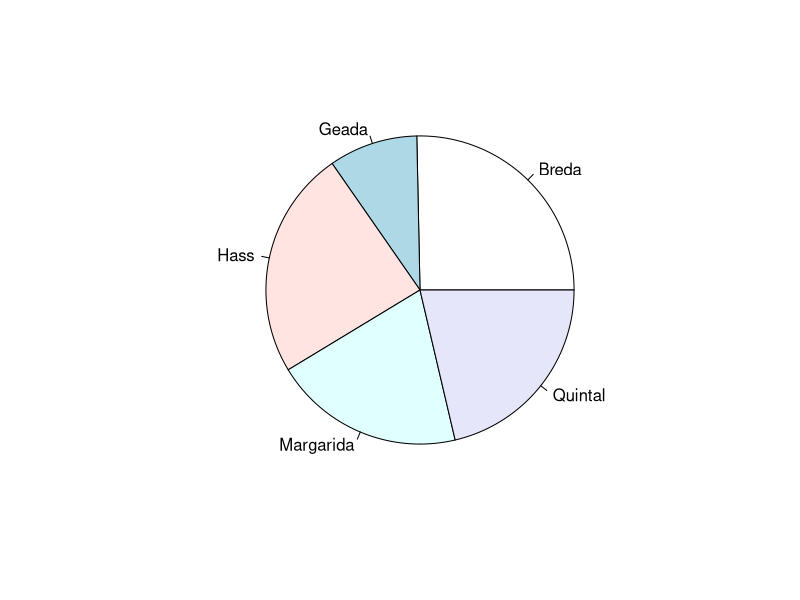
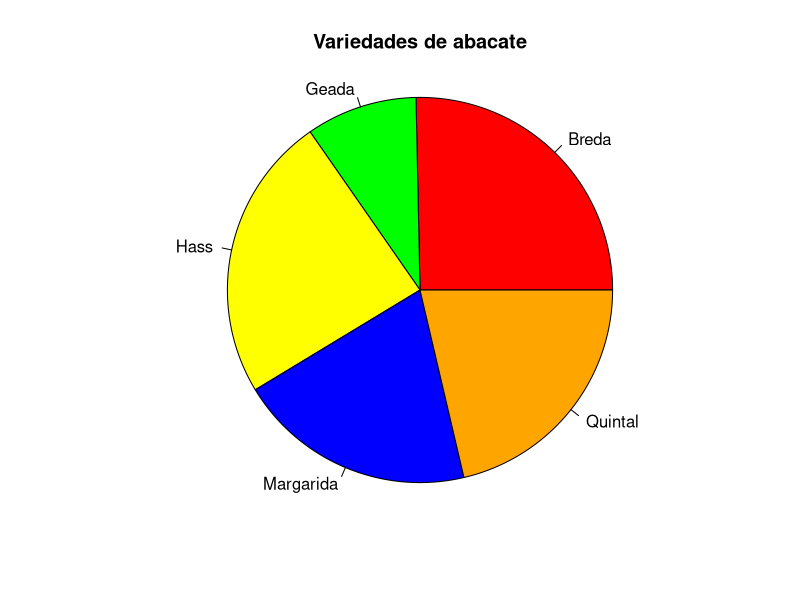
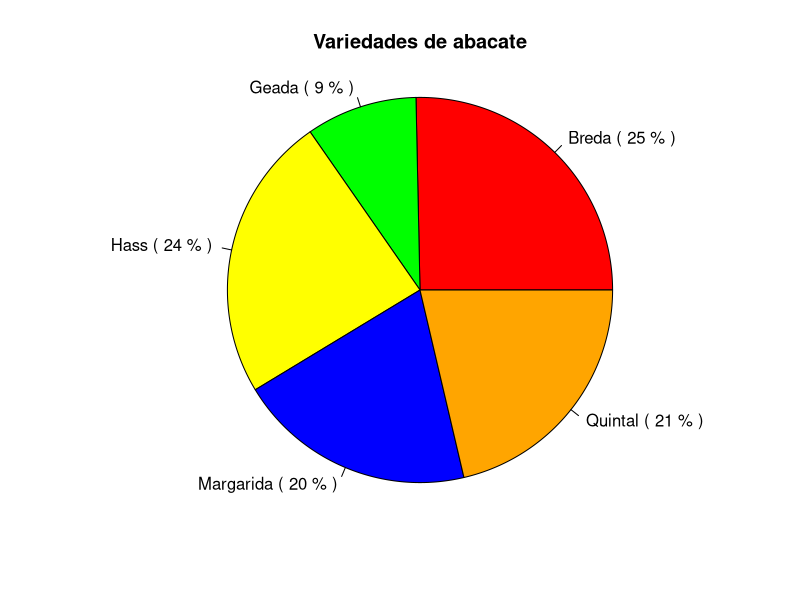
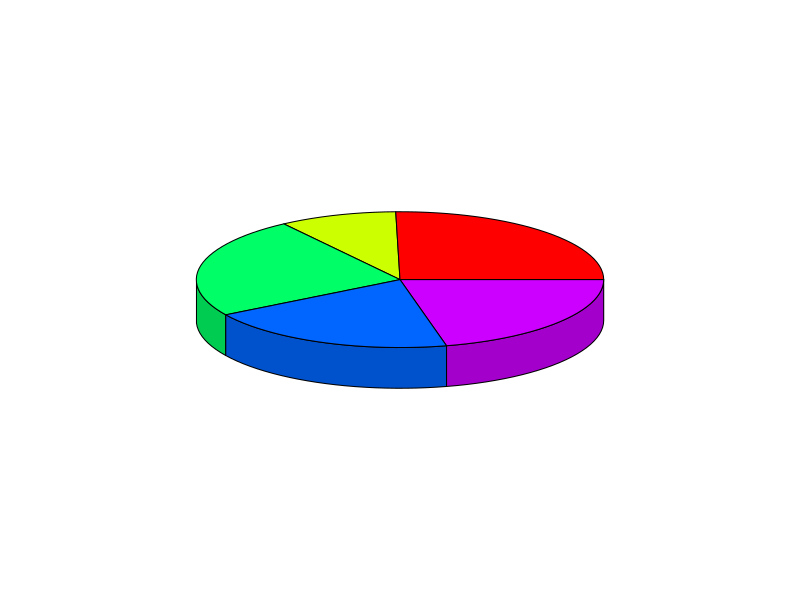
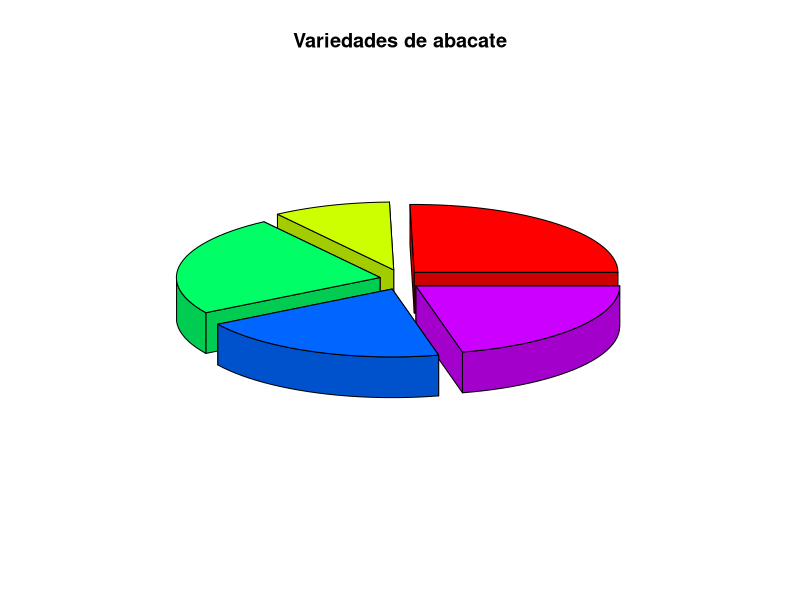
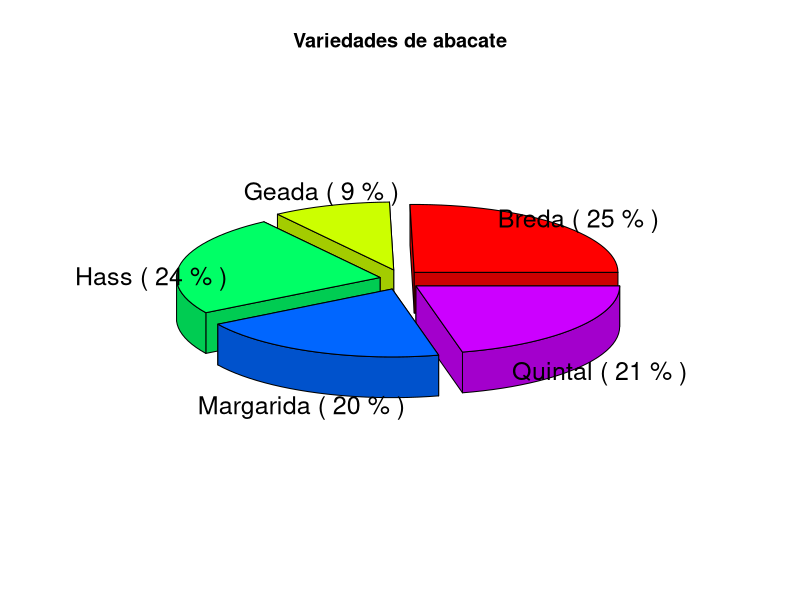

Reproduce these figures in R, in order.
## ---- chunk 1
variedade=c("Hass","Breda","Quintal","Geada","Margarida","Hass","Geada","Margarida","Hass","Margarida","Hass","Breda","Quintal","Breda","Quintal","Geada","Margarida","Breda","Quintal","Hass","Margarida","Hass","Breda","Hass","Margarida","Hass","Breda","Quintal","Breda","Quintal","Geada","Margarida","Breda","Quintal","Hass","Margarida","Hass","Breda","Geada","Margarida","Breda","Quintal","Hass","Margarida","Hass","Breda","Hass","Margarida","Hass","Breda","Quintal","Breda","Quintal","Geada","Margarida","Breda","Quintal","Hass","Margarida","Hass","Breda","Hass","Margarida","Hass","Breda","Quintal","Breda","Quintal","Geada","Margarida","Breda","Quintal","Quintal","Breda","Quintal")
## ---- chunk 2
factor(variedade)
n=length(variedade)
table(variedade)
proporção = prop.table(table(variedade))
## ---- chunk 3
pie(proporção*100)
## ---- chunk 4
pie(proporção*100, 
    edges=400, 
    radius=1, 
    col=c("red","green","yellow","blue","orange"), 
    main="Variedades de abacate")
## ---- chunk 5
pie(proporção*100, 
    edges=400, 
    radius=1, 
    labels=paste(names(proporção),"(",round(proporção*100,0),"%",")"), 
    col=c("red","green","yellow","blue","orange"), 
    main="Variedades de abacate")
## ---- chunk 6
factor(variedade)
n=length(variedade)
table(variedade)
proporção = prop.table(table(variedade))
## ---- chunk 7
library(plotrix)
pie3D(proporção*100)
## ---- chunk 8
pie3D(proporção*100, 
      explode=0.1, 
      main="Variedades de abacate")
## ---- chunk 9
pie3D(proporção*100, 
      explode=0.1, 
      cex=0.8,
      labels=paste(names(proporção),
                   "(",round(proporção*100,0),"%",")"), 
      main="Variedades de abacate")
